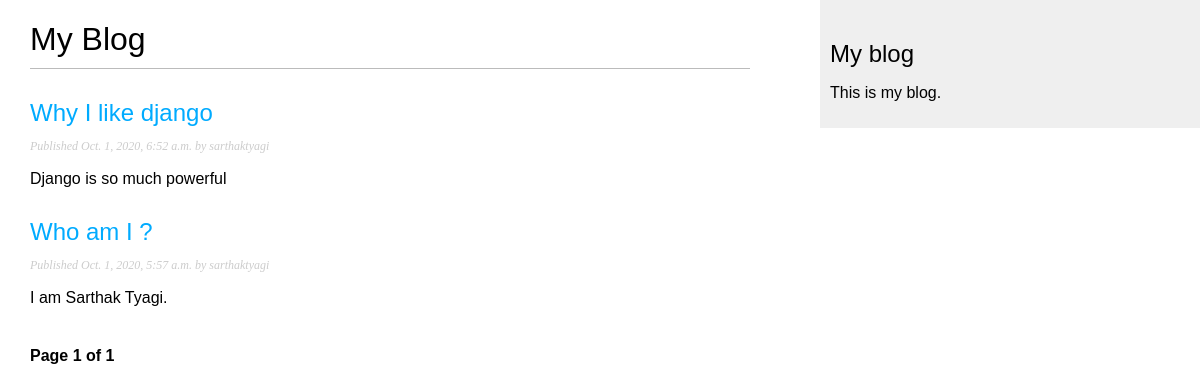
/blog/, run on an earlier commit of the app's database.
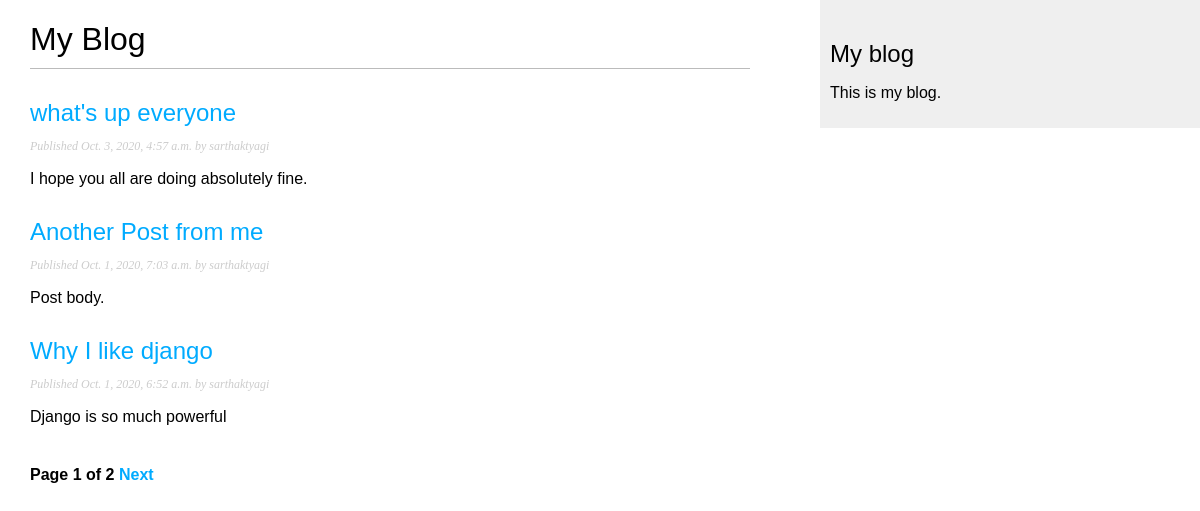
And on a later commit of the database.
### blog_app/models.py (models this page shows, shortened)
class Post(models.Model):
    STATUS_CHOICES = (
        ('draft', 'Draft'),
        ('published', 'Published'),
    )
    title = models.CharField(max_length=250)
    slug = models.SlugField(max_length=250,
                            unique_for_date='publish')
    author = models.ForeignKey(User, on_delete = models.CASCADE, related_name='blog_posts')
    body = models.TextField()
    publish = models.DateTimeField(default=timezone.now)
    created = models.DateTimeField(auto_now_add = True)
    updated = models.DateTimeField(auto_now=True)
    status = models.CharField(max_length = 10, choices=STATUS_CHOICES, default='draft')
    objects = models.Manager() # The default manager
    published = PublishedManager() # Our custom manager
    def get_absolute_url(self):
        return reverse('blog_app:post_detail',
                        args=[self.publish.year,
                            self.publish.month,
                            self.publish.day, self.slug])
    class Meta:
        ordering = ('-publish',)

### blog_app/views.py (the view)
# urls.py: path('', views.PostListView.as_view(), name='post_list'),
class PostListView(ListView):
    queryset = Post.published.all()
    context_object_name = 'posts'
    paginate_by = 3
    template_name = 'blog_app/post/list.html'

### blog_app/templates/blog_app/post/list.html (shortened to what this page needs)
{% extends "blog_app/base.html" %}
{% block content %}
<h1>My Blog</h1>
{% for post in posts %}
<h2>
    <a href="{{ post.get_absolute_url }}">{{ post.title }}</a>
</h2>
<p class='date'>
    Published {{ post.publish }} by {{ post.author }}
</p>
{{ post.body|truncatewords:30|linebreaks }}
{% endfor %}
{% include "pagination.html" with page=page_obj %}
{% endblock %}

### blog_app/templates/blog_app/base.html (shortened to what this page needs)
{% load static %}
<!DOCTYPE html>
<html>
<head>
    <link href="{% static "css/blog.css" %}" rel="stylesheet">
</head>
<body>
    <div id="content">
        {% block content %}
        {% endblock %}
    </div>
    <div id="sidebar">
        <h2>My blog</h2>
        <p>This is my blog.</p>
    </div>
</body>
</html>

### blog_app/templates/pagination.html (shortened to what this page needs)
<div class="pagination">
    <span class="step-links">
        <span class="current">
            Page {{ page.number }} of {{ page.paginator.num_pages }}
        </span>
        {% if page.has_next %}
        <a href="?page={{ page.next_page_number }}">Next</a>
        {% endif %}
    </span>
</div>

### blog_app/static/css/blog.css (style rules this page uses)
body { margin:0; padding:0; font-family:helvetica, sans-serif; }
a { color:#00abff; text-decoration:none; }
h1 { font-weight:normal; border-bottom:1px solid #bbb; padding:0 0 10px 0; }
h2 { font-weight:normal; margin:30px 0 0; }
#content { float:left; width:60%; padding:0 0 0 30px; }
#sidebar { float:right; width:30%; padding:10px; background:#efefef; height:100%; }
p.date { color:#ccc; font-family: georgia, serif; font-size: 12px; font-style: italic; }
.pagination { margin:40px 0; font-weight:bold; }

What changed in the data, as far as the page shows it:
no longer on this page (row unchanged): Post: title "Who am I ?", publish "Oct. 1, 2020, 5:57 a.m.", author "sarthaktyagi", body "I am Sarthak Tyagi."
added Post: title "what's up everyone", publish "Oct. 3, 2020, 4:57 a.m.", author "sarthaktyagi", body "I hope you all are doing absolutely fine."
now on this page (row edited): Post: title "Another Post from me", publish "Oct. 1, 2020, 7:03 a.m.", author "sarthaktyagi", body "Post body."
Also different on the page:
{{ page.paginator.num_pages }}: "1" → "2"
text now shown: "Next"
